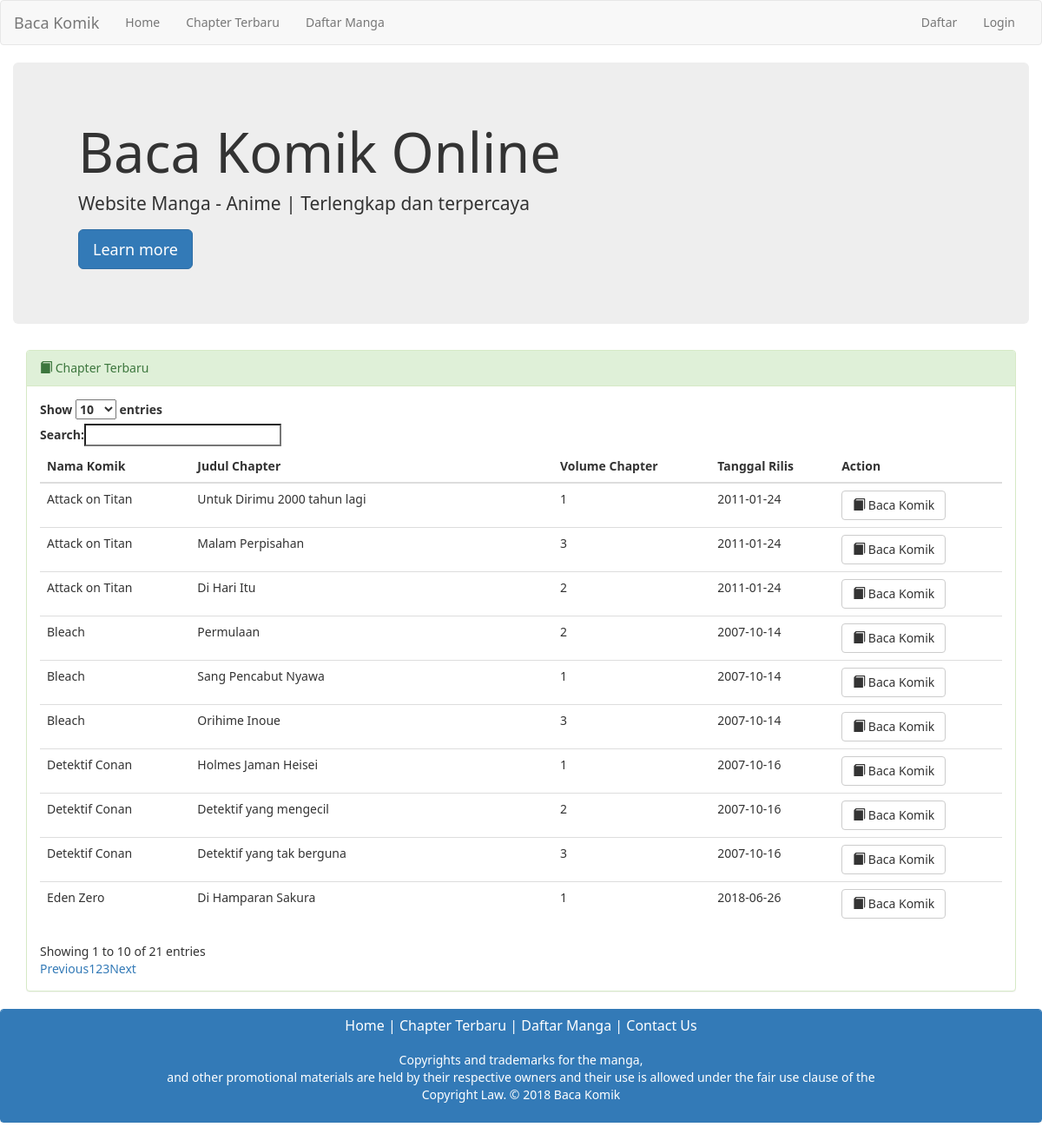
Screenshot of /index.php/welcome/chapterTerbaru with the database file from the repository.
### tables this page shows
CREATE TABLE `chapter` (
  `idchapter` int(11) NOT NULL,
  `judulchapter` varchar(255) NOT NULL,
  `volchapter` int(11) NOT NULL,
  `tanggalrilis` date NOT NULL,
  `jum` int(11) NOT NULL,
  `fk_idkomik` int(11) NOT NULL
);

CREATE TABLE `komik` (
  `idkomik` int(11) NOT NULL,
  `namakomik` varchar(255) NOT NULL,
  `pengarang` varchar(50) NOT NULL,
  `status` varchar(30) NOT NULL,
  `ringkasan` text NOT NULL,
  `cover` varchar(50) NOT NULL
);

### application/controllers/Welcome.php (called while the page is built, shortened)
<?php
class Welcome extends CI_Controller {
	public function chapterTerbaru()
	{
		$this->load->model('home_model');
		$data["chapter"] = $this->home_model->mangaterbaru();
		$this->load->view('chapterTerbaru',$data);
	}
}

### index.php (called while the page is built, shortened)
<?php
require_once BASEPATH.'core/CodeIgniter.php';

### application/models/home_model.php (called while the page is built, shortened)
<?php
class home_model extends CI_Model {
	public function mangaterbaru()
	{
		$query = $this->db->query("Select * from chapter as c INNER JOIN komik as k ON k.idkomik=c.fk_idkomik ORDER BY tanggalrilis");
		return $query->result();
	}
}

### application/views/chapterTerbaru.php (the view, shortened to what this page needs)
<div class="container-fluid">
	<div class="jumbotron">
		<div class="container">
			<h1>Baca Komik Online </h1>
			<p>Website Manga - Anime | Terlengkap dan terpercaya</p>
			<p>
				<a class="btn btn-primary btn-lg">Learn more</a>
			</p>
		</div>
	</div>
</div>
<div class="container">
    <div class="container-fluid">
            <div class="row">
            <div class="panel panel-success">
            <div class="panel-heading"><span class="glyphicon glyphicon-book"></span> Chapter Terbaru </div>
            <div class="panel-body">
    <table id="example" class="table table-responsive table-hover" style="width:100%">
                    <thead>
                        <tr>
                            <th>Nama Komik</th>
                            <th>Judul Chapter</th>
                            <th>Volume Chapter</th>
                            <th>Tanggal Rilis</th>
                            <th>Action</th>
                        </tr>
                    </thead>
                    <tbody>
                        <?php foreach ($chapter as $key) { ;?>
                        <tr>
                            <td><?php echo $key->namakomik ?></td>
                            <td><?php echo $key->judulchapter?></td>
                            <td><?php echo $key->volchapter?></td>
                            <td><?php echo $key->tanggalrilis?></td>
                            <td><a href="#"><button type="button" class="btn btn-default" aria-label="Left Align">
                                <span class="glyphicon glyphicon-book" aria-hidden="true"></span> Baca Komik </button></a></td>
                        </tr>
                        <?php } ?>
                    </tbody>
    </table>
</div>
</div>
</div>
</div>
</div>

### application/views/layout/base_start.php (style rules this page uses)
body { font-family: 'Segoe UI'; }

### rows the page displays
chapter: komik.namakomik "Bleach", judulchapter "Permulaan", volchapter "2", tanggalrilis "2007-10-14"
chapter: komik.namakomik "Bleach", judulchapter "Sang Pencabut Nyawa", volchapter "1", tanggalrilis "2007-10-14"
chapter: komik.namakomik "Bleach", judulchapter "Orihime Inoue", volchapter "3", tanggalrilis "2007-10-14"
chapter: komik.namakomik "Detektif Conan", judulchapter "Holmes Jaman Heisei", volchapter "1", tanggalrilis "2007-10-16"
chapter: komik.namakomik "Detektif Conan", judulchapter "Detektif yang mengecil", volchapter "2", tanggalrilis "2007-10-16"
chapter: komik.namakomik "Detektif Conan", judulchapter "Detektif yang tak berguna", volchapter "3", tanggalrilis "2007-10-16"
chapter: komik.namakomik "Attack on Titan", judulchapter "Untuk Dirimu 2000 tahun lagi", volchapter "1", tanggalrilis "2011-01-24"
chapter: komik.namakomik "Attack on Titan", judulchapter "Malam Perpisahan", volchapter "3", tanggalrilis "2011-01-24"
chapter: komik.namakomik "Attack on Titan", judulchapter "Di Hari Itu", volchapter "2", tanggalrilis "2011-01-24"
chapter: komik.namakomik "Eden Zero", judulchapter "Di Hamparan Sakura", volchapter "1", tanggalrilis "2018-06-26"
